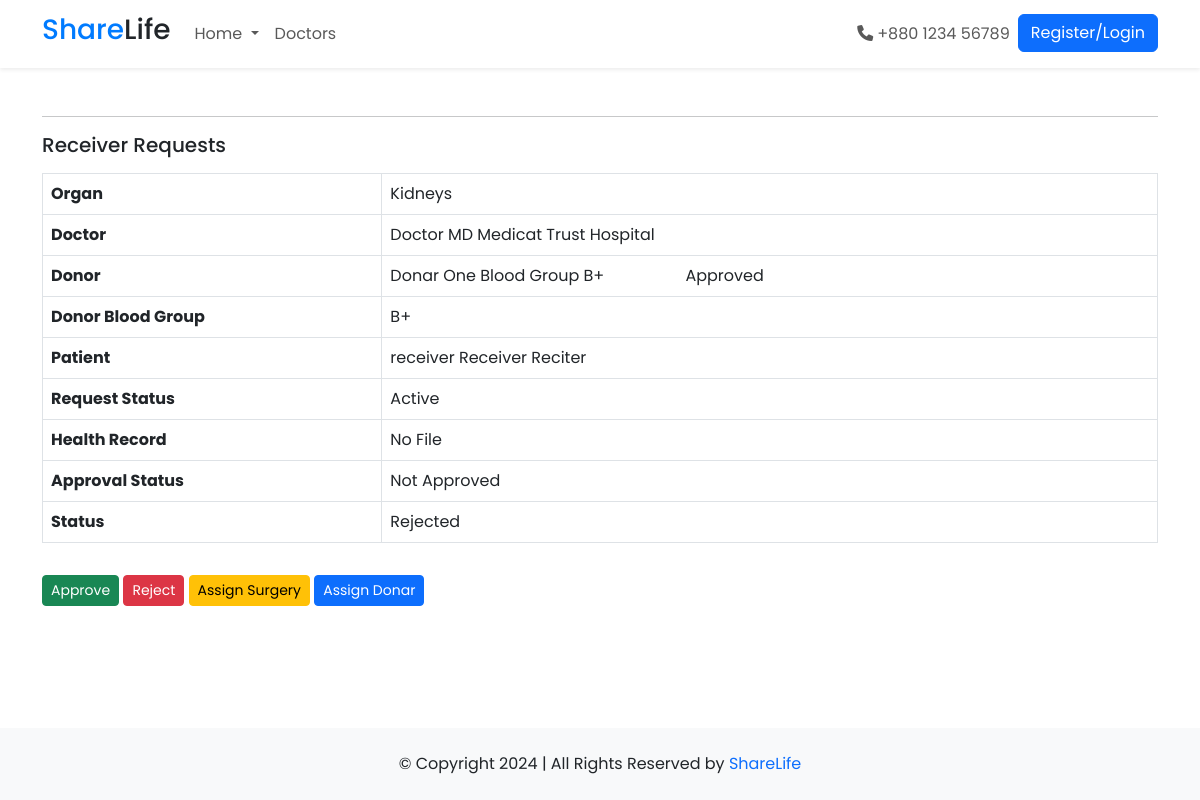
The app's page /Donation/view_receiver_request_doctor/1 with its own data.
### Donation/models.py (models this page shows, shortened)
class Organrequest(models.Model):
    options = (("A+","A+"),("A-","A-"),("B+","B+"),("B-","B-"),("AB+","AB+"),("AB-","AB-"),("O+","O+"),("O-","O-"))
    options1 = (("Kidneys", "Kidneys"), ("Liver", "Liver"), ("Lungs", "Lungs"), ("Heart", "Heart"), ("Pancreas", "Pancreas"), ("Intestines", "Intestines"), ("Hands", "Hands"), ("Eye", "Eye"))
    organ = models.CharField(max_length=255, choices=options1)
    doctor = models.ForeignKey(DoctorProfile, on_delete = models.SET_NULL, null = True, related_name="doctor_for_request")
    Donar = models.ForeignKey(UserProfile, on_delete = models.SET_NULL, null = True,blank=True)
    Donar_approval = models.BooleanField(default = False)
    Bloodgroup = models.CharField(max_length=255, choices= options)
    patient = models.ForeignKey(ReceiverProfile, on_delete = models.CASCADE)
    request_status = models.BooleanField(default = True)
    HealthRecord = models.FileField(upload_to="HealthFile")
    is_healthrecord_status = models.BooleanField(default=False)
    approval_status = models.BooleanField(default = False)
    status = models.CharField(max_length=20, default="Pending",choices=(("Pending","Pending"),("Approved","Approved"),("Rejected","Rejected")))
    date = models.DateField(auto_now = True)

### Home/models.py (models this page shows)
class DoctorProfile(models.Model):
    user = models.ForeignKey(User, on_delete=models.CASCADE,null = True, related_name='doctor')
    last_name = models.CharField(max_length=255)
    Address = models.CharField(max_length=255)
    district = models.CharField(max_length=255)
    state = models.CharField(max_length=255)
    phone = models.CharField(max_length=20)
    Specilisation = models.CharField(max_length=255)
    profile_pic = models.FileField(upload_to="profilepic")
    active = models.BooleanField(default = False)
    hospital = models.ForeignKey(HospitalProfile,on_delete=models.CASCADE,null=True, blank=True)
    def __str__(self):
        return str(self.user.first_name) + " " + str(self.Specilisation) + " " + str(self.hospital)

class HospitalProfile(models.Model):
    user = models.ForeignKey(User, on_delete=models.CASCADE,null = True)
    name = models.CharField(max_length=255)
    Address = models.CharField(max_length=255)
    district = models.CharField(max_length=255)
    state = models.CharField(max_length=255)
    phone = models.CharField(max_length=20)
    profile_pic = models.FileField(upload_to="profilepic")
    active = models.BooleanField(default = False)
    def __str__(self):
        return str(self.name) + " Hospital"

class UserProfile(models.Model):
    options = (("A+","A+"),("A-","A-"),("B+","B+"),("B-","B-"),("AB+","AB+"),("AB-","AB-"),("O+","O+"),("O-","O-"))
    last_name = models.CharField(max_length=255)
    date_of_birth = models.DateField(auto_now_add = False)
    Bloodgroup = models.CharField(max_length=255, choices= options)
    Address = models.CharField(max_length=255)
    district = models.CharField(max_length=255)
    state = models.CharField(max_length=255)
    phone = models.CharField(max_length=20)
    profile_pic = models.FileField(upload_to="profilepic")
    medical_doc= models.FileField(upload_to="documents", null=True, blank=True)
    user = models.OneToOneField(User,on_delete = models.CASCADE,null = True, related_name='profile')
    def __str__(self):
        return str(self.user.first_name) + "  " +str(self.last_name)  + f" Blood Group {self.Bloodgroup}"

class ReceiverProfile(models.Model):
    options = (("A+","A+"),("A-","A-"),("B+","B+"),("B-","B-"),("AB+","AB+"),("AB-","AB-"),("O+","O+"),("O-","O-"))
    user = models.ForeignKey(User, on_delete=models.CASCADE,null = True)
    Bloodgroup = models.CharField(max_length=255, choices= options)
    last_name = models.CharField(max_length=255)
    Address = models.CharField(max_length=255)
    district = models.CharField(max_length=255)
    state = models.CharField(max_length=255)
    phone = models.CharField(max_length=20)
    profile_pic = models.FileField(upload_to="profilepic")
    medical_doc= models.FileField(upload_to="documents", null=True, blank=True)
    active = models.BooleanField(default = False)
    def __str__(self):
        return str(self.user.first_name) + " " + str(self.last_name) + " Reciter"

### Donation/views.py (the view)
# urls.py: path("view_receiver_request_doctor/<int:pk>", views.view_receiver_request_doctor, name="view_receiver_request_doctor"),
def view_receiver_request_doctor(request, pk):
    context = {
        "request":Organrequest.objects.get(id = pk),
        "donars":UserProfile.objects.all()
    }
    return render(request, 'view_receiver_request_doctor.html',context)

### templates/view_receiver_request_doctor.html (shortened to what this page needs)
{% extends 'receiverindex.html' %}
{% block content %}
<div class="container mt-5">
  <hr>
  <h5> Receiver Requests</h5>
  <table class="table table-bordered mt-3">
    <tbody>
      <tr>
        <th>Organ</th>
        <td>{{ request.organ }}</td>
      </tr>
      <tr>
        <th>Doctor</th>
        <td>{{ request.doctor }}</td>
      </tr>
      <tr>
        <th>Donor</th>
        <td>
          {{ request.Donar }} &nbsp;&nbsp;&nbsp;&nbsp;&nbsp; &nbsp;&nbsp;&nbsp;&nbsp;&nbsp; &nbsp;&nbsp;&nbsp;&nbsp;&nbsp;
          {{request.Donar_approval|yesno:"Approved,Not Approved"}}
        </td>
      </tr>
      <tr>
        <th>Donor Blood Group</th>
        <td>{{ request.Bloodgroup }}</td>
      </tr>
      <tr>
        <th>Patient</th>
        <td>{{ request.patient }}</td>
      </tr>
      <tr>
        <th>Request Status</th>
        <td>{{ request.request_status|yesno:"Active,Inactive" }}</td>
      </tr>
      <th>Health Record</th>
      <td>
        {% if request.HealthRecord %}
        <a href="{{ request.HealthRecord.url }}" download>Download</a>
        {% else %}
        No File
        {% endif %}
      </td>
      <tr>
        <th>Approval Status</th>
        <td>{{ request.approval_status|yesno:"Approved,Not Approved" }}</td>
      </tr>
      <tr>
        <th>Status</th>
        <td>{{ request.status }}</td>
      </tr>
    </tbody>
  </table>
  <a href="{% url 'organ_approve' request.id %}" class="btn btn-success btn-sm mt-3">Approve</a>
  <a href="{% url 'reject_request' request.id %}" class="btn btn-danger btn-sm mt-3">Reject</a>
  <a  data-bs-toggle="modal" data-bs-target="#Surgery" class="btn btn-warning btn-sm mt-3">Assign Surgery</a>
  <a  class="btn btn-primary btn-sm mt-3" data-bs-toggle="modal" data-bs-target="#exampleModal">
   Assign Donar
  </a>
</div>
{% endblock %}

### templates/receiverindex.html (style rules this page uses)
body { font-family: 'Poppins', sans-serif; }

### records on screen
Organrequest: organ "Kidneys", doctor "Doctor MD Medicat Trust Hospital", Donar "Donar One Blood Group B+", Donar_approval "Approved", Bloodgroup "B+", patient "receiver Receiver Reciter", request_status "Active", approval_status "Not Approved", status "Rejected"
